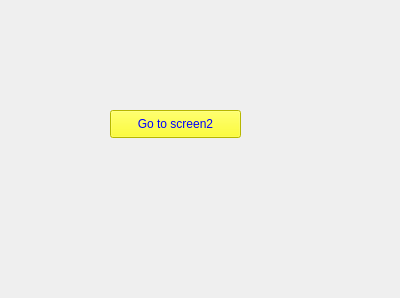
<?xml version="1.0" encoding="UTF-8"?>
<ui version="4.0">
 <class>jnjvnfb</class>
 <widget class="QWidget" name="jnjvnfb">
  <property name="geometry">
   <rect>
    <x>0</x>
    <y>0</y>
    <width>400</width>
    <height>298</height>
   </rect>
  </property>
  <property name="windowTitle">
   <string>Form</string>
  </property>
  <widget class="QPushButton" name="button1">
   <property name="geometry">
    <rect>
     <x>110</x>
     <y>110</y>
     <width>131</width>
     <height>28</height>
    </rect>
   </property>
   <property name="styleSheet">
    <string notr="true">color: rgb(0, 0, 255);
background-color: rgb(255, 255, 0);</string>
   </property>
   <property name="text">
    <string>Go to screen2</string>
   </property>
  </widget>
 </widget>
 <resources/>
 <connections/>
</ui>
